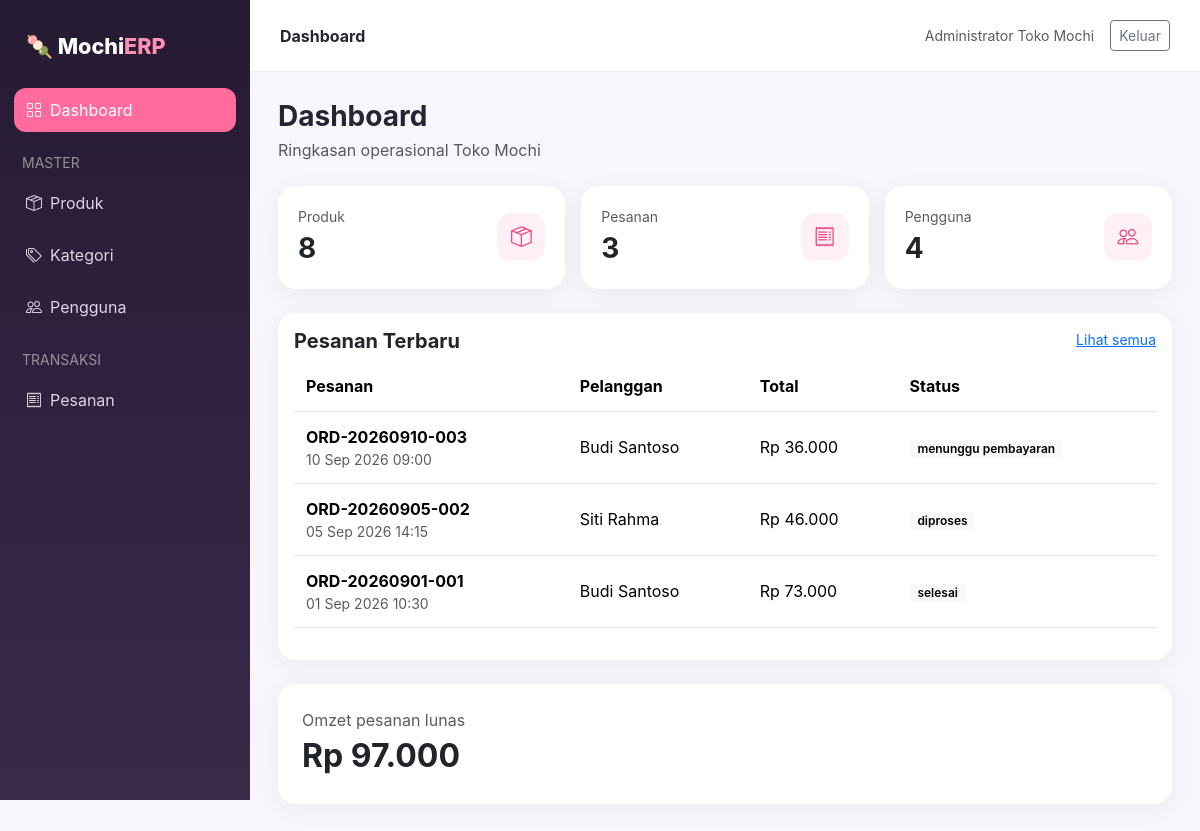
The page /index.php?route=home (signed in) on the database its author committed.
### tables this page shows
CREATE TABLE `pesanan` (
  `id` INT AUTO_INCREMENT PRIMARY KEY,
  `no_pesanan` VARCHAR(40) NOT NULL UNIQUE COMMENT 'Nomor unik transaksi (contoh: ORD-20260912-001)',
  `pengguna_id` INT NOT NULL COMMENT 'ID pengguna (user) yang berbelanja',
  `tanggal_pesanan` DATETIME DEFAULT CURRENT_TIMESTAMP COMMENT 'Waktu checkout dilakukan',
  `total_belanja` DECIMAL(12,2) NOT NULL DEFAULT 0.00 COMMENT 'Subtotal harga produk',
  `ongkir` DECIMAL(12,2) NOT NULL DEFAULT 0.00 COMMENT 'Biaya pengiriman kurir',
  `total_bayar` DECIMAL(12,2) NOT NULL DEFAULT 0.00 COMMENT 'Total belanja + ongkir',
  `status_pesanan` ENUM('menunggu_pembayaran', 'diproses', 'dikirim', 'selesai', 'dibatalkan') NOT NULL
  DEFAULT 'menunggu_pembayaran' COMMENT 'Status alur pesanan',
  `status_pembayaran` ENUM('belum_lunas', 'lunas') NOT NULL DEFAULT 'belum_lunas' COMMENT
  'Status finansial pesanan',
  `metode_pembayaran` ENUM('transfer_bank', 'cod') NOT NULL DEFAULT 'transfer_bank' COMMENT
  'Metode pembayaran yang dipilih',
  `kurir` VARCHAR(50) NOT NULL DEFAULT 'JNE Regular' COMMENT
  'Ekspedisi pengiriman (JNE, J&T, SiCepat, dll)',
  `nomor_resi` VARCHAR(50) DEFAULT NULL COMMENT 'Nomor resi paket dari ekspedisi',
  `nama_penerima` VARCHAR(100) NOT NULL COMMENT 'Nama tujuan kirim',
  `no_telp_penerima` VARCHAR(20) NOT NULL COMMENT 'Nomor telepon tujuan',
  `alamat_pengiriman` TEXT NOT NULL COMMENT 'Alamat tujuan lengkap',
  `catatan` TEXT DEFAULT NULL COMMENT 'Catatan tambahan dari pembeli',
  `bukti_transfer` VARCHAR(255) DEFAULT NULL COMMENT 'File upload bukti transfer bank',
  `dibuat_pada` DATETIME DEFAULT CURRENT_TIMESTAMP,
  `diperbarui_pada` DATETIME DEFAULT CURRENT_TIMESTAMP ON UPDATE CURRENT_TIMESTAMP,
  CONSTRAINT `fk_pesanan_pengguna` FOREIGN KEY (`pengguna_id`) REFERENCES `pengguna` (`id`)
  ON DELETE CASCADE ON UPDATE CASCADE
);

CREATE TABLE `pengguna` (
  `id` INT AUTO_INCREMENT PRIMARY KEY,
  `nama_lengkap` VARCHAR(100) NOT NULL COMMENT 'Nama lengkap pemilik akun',
  `email` VARCHAR(100) NOT NULL UNIQUE COMMENT 'Email aktif untuk login',
  `kata_sandi` VARCHAR(255) NOT NULL COMMENT 'Password yang dienkripsi dengan password_hash()',
  `no_telp` VARCHAR(20) DEFAULT NULL COMMENT 'Nomor kontak WhatsApp / HP',
  `alamat` TEXT DEFAULT NULL COMMENT 'Alamat lengkap pengiriman atau tempat tinggal',
  `peran` ENUM('admin', 'user') NOT NULL DEFAULT 'user'
  COMMENT 'Hak akses dalam sistem: admin atau user',
  `status_aktif` TINYINT(1) NOT NULL DEFAULT 1 COMMENT '1 = Aktif, 0 = Diblokir/Nonaktif',
  `dibuat_pada` DATETIME DEFAULT CURRENT_TIMESTAMP COMMENT 'Waktu pendaftaran akun',
  `diperbarui_pada` DATETIME DEFAULT CURRENT_TIMESTAMP ON UPDATE CURRENT_TIMESTAMP
);

### config/app.php (called while the page is built, shortened)
<?php
function db(): PDO {
    static $db;
    if (!$db) $db = (new Database())->connect();
    return $db;
}
function base_url(string $path=''): string {
    $base = rtrim(dirname($_SERVER['SCRIPT_NAME']), '/\\');
    return $base . ($path ? '/'.$path : '');
}
function e($value): string {
    return htmlspecialchars((string)$value, ENT_QUOTES, 'UTF-8');
}
function rupiah($n): string {
    return 'Rp '.number_format((float)$n, 0, ',', '.');
}
function view(string $name, array $data=[]): void {
    extract($data);
    require __DIR__.'/../app/views/'.$name.'.php';
}

### app/controllers/HomeController.php (called while the page is built, shortened)
<?php
class HomeController {
    public function index() {
        $stats = [
            'produk' => db()->query("SELECT COUNT(*) FROM produk")->fetchColumn(),
            'pesanan' => db()->query("SELECT COUNT(*) FROM pesanan")->fetchColumn(),
            'pengguna' => db()->query("SELECT COUNT(*) FROM pengguna")->fetchColumn(),
            'omzet' => db()->query("SELECT COALESCE(SUM(total_belanja),0) FROM pesanan WHERE status_pembayaran='lunas'")->fetchColumn(),
        ];
        $orders = db()->query("SELECT p.*, u.nama_lengkap FROM pesanan p JOIN pengguna u ON u.id=p.pengguna_id ORDER BY p.tanggal_pesanan DESC LIMIT 7")->fetchAll();
        view('home/index', compact('stats','orders'));
    }
}

### public/index.php (called while the page is built, shortened)
<?php
require_once __DIR__.'/../config/app.php';
$route = $_GET['route'] ?? 'catalog';
$map = [
 'home' => ['HomeController','index'],
 'kategori' => ['KategoriController','index'],
 'produk' => ['ProdukController','index'],
 'pengguna' => ['PenggunaController','index'],
 'pesanan' => ['PesananController','index'],
 'keranjang' => ['KeranjangController','keranjang'],
 'checkout' => ['KeranjangController','checkout'],
 'pembayaran' => ['KeranjangController','pembayaran'],
];
[$controller,$method] = $map[$route];
(new $controller())->$method();

### app/views/home/index.php (the view)
<?php $title='Dashboard'; require __DIR__.'/../partials/header.php'; ?>
<div class="d-flex justify-content-between align-items-center mb-4"><div><h3 class="fw-bold mb-1">Dashboard</h3><div class="text-muted">Ringkasan operasional Toko Mochi</div></div></div>
<div class="row g-3 mb-4">
<?php foreach([['produk','Produk','bi-box-seam'],['pesanan','Pesanan','bi-receipt'],['pengguna','Pengguna','bi-people']] as $s): ?>
<div class="col-6 col-xl-4"><div class="card stat"><div class="d-flex justify-content-between align-items-center"><div><div class="text-muted small"><?=$s[1]?></div><div class="fs-3 fw-bold"><?=$stats[$s[0]]?></div></div><div class="stat-icon"><i class="bi <?=$s[2]?>"></i></div></div></div></div>
<?php endforeach; ?>
</div>
<div class="row g-4">
<div class="col-lg-12"><div class="card p-3"><div class="d-flex justify-content-between"><h5 class="fw-bold">Pesanan Terbaru</h5><a href="<?=base_url('index.php?route=pesanan')?>" class="small">Lihat semua</a></div><div class="table-responsive"><table class="table align-middle"><thead><tr><th>Pesanan</th><th>Pelanggan</th><th>Total</th><th>Status</th></tr></thead><tbody><?php foreach($orders as $o): ?><tr><td><strong><?=e($o['no_pesanan'])?></strong><div class="small text-muted"><?=date('d M Y H:i',strtotime($o['tanggal_pesanan']))?></div></td><td><?=e($o['nama_lengkap'])?></td><td><?=rupiah($o['total_bayar'])?></td><td><span class="badge text-bg-light"><?=str_replace('_',' ',e($o['status_pesanan']))?></span></td></tr><?php endforeach; ?></tbody></table></div></div></div>
</div>
<div class="card p-4 mt-4"><div class="text-muted">Omzet pesanan lunas</div><div class="fs-2 fw-bold"><?=rupiah($stats['omzet'])?></div></div>
<?php require __DIR__.'/../partials/footer.php'; ?>

### app/views/partials/header.php (style rules this page uses)
:root { --pink:#ff6b9d;--dark:#241b2f;--cream:#fff9f4 }
body { background:#f7f7fb;color:#282433;font-family:Inter,system-ui,-apple-system,Segoe UI,sans-serif }
.card { border:0;border-radius:18px;box-shadow:0 5px 24px rgba(35,25,45,.06) }
.stat { padding:20px }
.stat-icon { width:48px;height:48px;border-radius:14px;display:grid;place-items:center;background:#fff0f5;color:#e54d84;font-size:1.3rem }
.table> :not(caption)>*>* { padding:13px 12px }
.badge { font-weight:600 }

### rows shown on the page
pesanan: no_pesanan "ORD-20260910-003", tanggal_pesanan "10 Sep 2026 09:00", pengguna.nama_lengkap "Budi Santoso", total_bayar "Rp 36.000", status_pesanan "menunggu pembayaran"
pesanan: no_pesanan "ORD-20260905-002", tanggal_pesanan "05 Sep 2026 14:15", pengguna.nama_lengkap "Siti Rahma", total_bayar "Rp 46.000", status_pesanan "diproses"
pesanan: no_pesanan "ORD-20260901-001", tanggal_pesanan "01 Sep 2026 10:30", pengguna.nama_lengkap "Budi Santoso", total_bayar "Rp 73.000", status_pesanan "selesai"

### other values the page prints
$title "Dashboard"
auth()['nama_lengkap'] "Administrator Toko Mochi"
$s[1] "Produk"
$stats[$s[0]] "8"
$s[1] "Pesanan"
$stats[$s[0]] "3"
$s[1] "Pengguna"
$stats[$s[0]] "4"
rupiah($stats['omzet']) "Rp 97.000"
